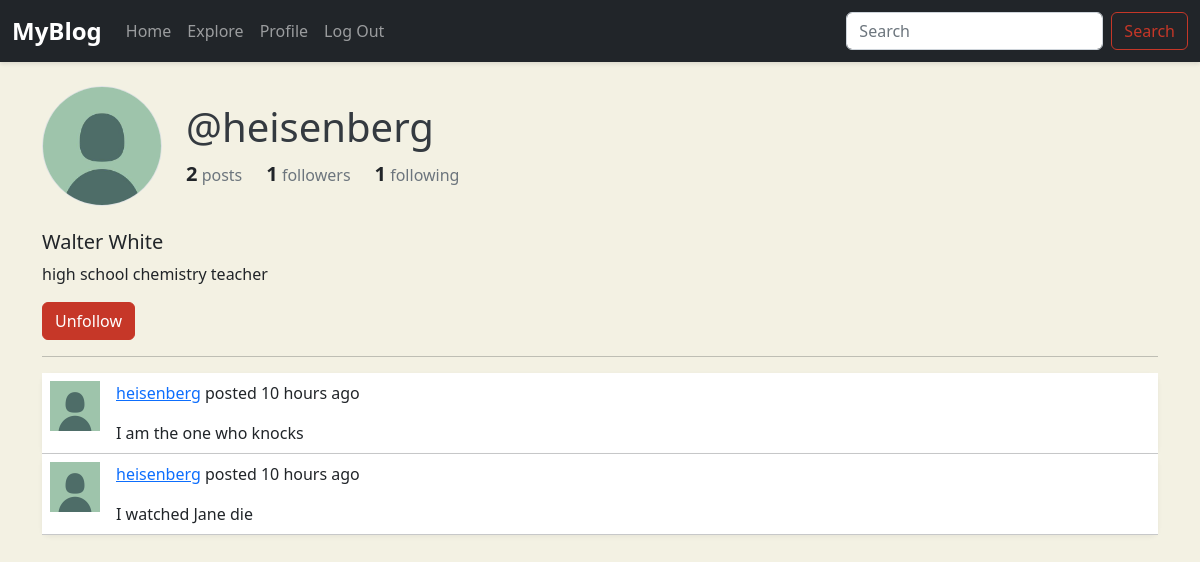
The page /profile/heisenberg (signed in) on the database its author committed.
### tables this page shows
CREATE TABLE users (
id INTEGER PRIMARY KEY AUTOINCREMENT,
username TEXT UNIQUE NOT NULL,
hash TEXT NOT NULL,
name TEXT,
bio TEXT,
pfp TEXT);

CREATE TABLE posts (
id INTEGER PRIMARY KEY AUTOINCREMENT,
user_id INTEGER NOT NULL,
content TEXT NOT NULL,
post_time TIMESTAMP DEFAULT CURRENT_TIMESTAMP,
FOREIGN KEY (user_id) REFERENCES users(id) ON DELETE CASCADE);

### app.py (the view)
@app.route("/profile/<username>", methods=["GET", "POST"])
@login_required
def user_profile(username):
    db = get_db()
    cursor = db.cursor()
    cursor.execute("SELECT id, username, name, bio, pfp FROM users WHERE username = ?", (username,))
    details = cursor.fetchall()
    if not details:
        return apology("Username doesn't exist")
    details = details[0]
    form = EditProfileForm()
    if form.validate_on_submit():
        if session["user_id"] != details["id"]:
            return apology("Forbidden Access")
        name = form.name.data.strip() or None
        bio = form.bio.data.strip() or None
        pfp = request.form.get("pfp", details["pfp"])
        if not pfp_check(pfp):
            return apology("Invalid Request")
        db.execute("UPDATE users SET name = ?, bio = ?, pfp = ? WHERE id = ?", (name, bio, pfp, session["user_id"]))
        db.commit()
        return redirect(f"/profile/{username}")
    else:
        form.bio.data = details["bio"]
        follow_form = FollowForm()
        cursor.execute("SELECT 1 FROM follows WHERE (follower_id = ?) AND (follows_id = ?)", (session["user_id"], details["id"]))
        follow_bool = bool(cursor.fetchone())
        count = {}
        cursor.execute("SELECT COUNT(*) AS posts FROM posts WHERE user_id = ?", (details["id"],))
        count["posts"] = cursor.fetchone()["posts"]
        cursor.execute("SELECT COUNT(*) AS 'followers' FROM follows WHERE follows_id = ?", (details["id"],))
        count["followers"] = cursor.fetchone()["followers"]
        cursor.execute("SELECT COUNT(*) AS 'following' FROM follows WHERE follower_id = ?", (details["id"],))
        count["following"] = cursor.fetchone()["following"]
        page = int(request.args.get("page", 1))
        per_page = 3
        offset = (page - 1) * per_page
        cursor.execute("SELECT posts.id, username, content, post_time, users.pfp FROM posts JOIN users ON users.id = user_id WHERE username = ? ORDER BY post_time DESC LIMIT ? OFFSET ?", (username, per_page, offset))
        posts = cursor.fetchall()
        for i in range(len(posts)):
            posts[i] = dict(posts[i])
            post = posts[i]
            post["post_time"] = time_ago(post["post_time"])
        cursor.execute("SELECT COUNT(*) FROM posts WHERE user_id = ?", (details["id"],))
        total_posts = cursor.fetchone()[0]
        total_pages = (total_posts + per_page - 1) // per_page
        return render_template("profile.html", count=count, details=details, posts=posts, user_id=session["user_id"], form=form, follow_form=follow_form, follow_bool=follow_bool, page=page, total_pages=total_pages)

### app.py
class EditProfileForm(FlaskForm):
    name = StringField("Name", validators=[Length(max=50)])
    bio = TextAreaField("Bio", validators=[Length(max=300)])
    submit = SubmitField("Submit")

class FollowForm(FlaskForm):
    submit = SubmitField("Submit")

### app.py (called while the page is built)
@app.teardown_appcontext # this will automatically close the db connection after each request
def close_connection(exception):
    db = g.pop('db', None)
    if db is not None:
        db.close()

### helper.py (called while the page is built)
def get_db():
    if 'db' not in g:  # 'g' is a temporary storage object
        g.db = connect("blog.db") # 'db' is an attribute in which we are going to store the connection
        g.db.row_factory = Row  #rows will be a list while row will be an object
    return g.db

def login_required(main): # decorator function
    @wraps(main) # helps in importing some meta data to the inner function --> no use, it just makes stuff easier for the intepreter
    def inner(*args, **kwargs):  # args and kwargs already represent the arguements the main arguement recieves
        if not session.get("user_id"):
            return redirect("/login")
        return main(*args, **kwargs)
    return inner

def time_ago(post_time):
    post_time = datetime.strptime(post_time, "%Y-%m-%d %H:%M:%S").replace(tzinfo=timezone.utc)
    now = datetime.now(timezone.utc)
    seconds = int((now - post_time).total_seconds())
    if seconds < 60:
        return f"{seconds} seconds" if (seconds != 1) else f"{seconds} second"
    elif seconds < 60*60:
        minutes =  seconds // 60
        return f"{minutes} minutes" if (minutes > 1) else f"{minutes} minute"
    elif seconds < 60*60*24:
        hours = seconds // (60 * 60)
        return f"{hours} hours" if (hours > 1) else f"{hours} hour"
    else:
        days = seconds // (60*60*24)
        return f"{days} days" if (days > 1) else f"{days} day"

### templates/profile.html (shortened to what this page needs)
{% extends "layout.html" %}
{% block body %}
    <div class="container py-4">
        <div class="row align-items-center mb-4">
            <div class="col-auto">
                <img src="{{ details.pfp }}"
                    alt="Profile Picture"
                    class="rounded-circle border"
                    style="width: 120px; height: 120px;">
            </div>
            <div class="col">
                <h1 class="mb-2">@{{ details.username }}</h1>
                <div class="d-flex flex-wrap gap-4 text-muted">
                    <div>
                        <span class="fs-5 fw-semibold text-dark">{{ count.posts }}</span> posts
                    </div>
                    <div>
                        <span class="fs-5 fw-semibold text-dark">{{ count.followers }}</span> followers
                    </div>
                    <div>
                        <span class="fs-5 fw-semibold text-dark">{{ count.following }}</span> following
                    </div>
                </div>
            </div>
        </div>
        {% if details.name %}
            <h5>{{ details.name }}</h5>
        {% endif %}
        {% if details.bio %}
            <div class="mb-3">
                {{ details.bio }}
            </div>
        {% endif %}
        {% if details.id == user_id %}
            <div class="mb-3">
                <button class="btn btn-success" type="button" data-bs-toggle="collapse" data-bs-target="#collapseExample" aria-expanded="false" aria-controls="collapseExample">
                    Edit Profile
                </button>
            </div>
            <div class="collapse" id="collapseExample">
                <form action="/profile/{{ details.username }}" method="post" novalidate>
                    {{ form.hidden_tag() }}
                    <div class="mb-3">
                        <label class="form-label">name</label>
                        {% if details.name %}
                            {{ form.name(autocomplete="off", class="form-control w-auto", value=details.name) }}
                        {% else %}
                            {{ form.name(autocomplete="off", class="form-control w-auto") }}
                        {% endif %}
                        {% for error in form.name.errors %}
                            <div class="invalid-feedback d-block">
                                {{ error }}
                            </div>
                        {% endfor %}
                    </div>
                    <div class="mb-3">
                        <label class="form-label">bio</label>
                        {{ form.bio(class="form-control", rows="3", maxlength=300) }}
                        {% for error in form.bio.errors %}
                            <div class="invalid-feedback d-block">
                                {{ error }}
                            </div>
                        {% endfor %}
                    </div>
                    <style>
                        .avatar-option {
                            position: relative;
                            cursor: pointer;
                            transition: transform 0.2s ease;
                        }
                        .avatar-option:hover {
                            transform: scale(1.1);
                        }
                        .avatar-option img {
                            width: 80px;
                            height: 80px;
                            border-radius: 50%;
                            border: 3px solid transparent;
                        }
                        .avatar-option input:checked + label img {
                            border-color: #28a745;
                            box-shadow: 0 0 10px rgba(40, 167, 69, 0.6);
                        }
                        .avatar-option input:checked{
                            display: block;
                        }
                    </style>
                    <div class="container text-center">
                        <h5 class="mb-4">Choose Your Avatar</h5>
                        <div class="d-flex justify-content-center gap-3 flex-wrap">
                            {% for i in range(1, 8) %}
                            <div class="col-4 col-sm-2 avatar-option">
                                <input type="radio" class="btn-check" name="pfp" id="pfp{{ i }}" value="/static/images/{{ i }}.jpg" autocomplete="off">
                                <label for="pfp{{ i }}">
                                    <img src="{{ url_for('static', filename='images/' ~ i ~ '.jpg') }}">
                                </label>
                            </div>
                            {% endfor %}
                        </div>
                    </div>
                    <div class="mb-3">
                        {{ form.submit(class="btn btn-success") }}
                    </div>
                </form>
            </div>
        {% else %}
            <div class="mb-3">
                <form action="/follow/{{ details.username }}" method="post">
                    {% if not follow_bool %}
                        {{ follow_form.submit(value="Follow", class="btn btn-success") }}
                    {% else %}
                        {{ follow_form.submit(value="Unfollow", class="btn btn-success") }}
                    {% endif %}
                </form>
            </div>
        {% endif %}
        <hr>
        {% set path = '/profile/' ~ details.username %}
        {% include 'posts.html' %}
    </div>
{% endblock %}

### templates/layout.html (shortened to what this page needs)
<!DOCTYPE html>
<html>
    <head>
        <link href="https://cdn.jsdelivr.net/npm/bootstrap@5.2.3/dist/css/bootstrap.min.css" rel="stylesheet">
        <link href="https://cdn.jsdelivr.net/npm/bootstrap-icons@1.10.5/font/bootstrap-icons.css" rel="stylesheet">
        <link href="/static/styles.css" rel="stylesheet">
    </head>
    <body>
        {% include "nav.html" %}
        {% block body %}
        {% endblock %}
    </body>
</html>

### templates/nav.html (shortened to what this page needs)
<nav class="navbar navbar-expand-lg navbar-dark bg-dark">
    <div class="container-fluid">
        <div class="navbar-brand" href="/">MyBlog</div>
        <div class="collapse navbar-collapse" id="navbarSupportedContent">
            {% if session["user_id"] %}
                <ul class="navbar-nav me-auto mb-2 mb-lg-0">
                    <li class="nav-item">
                        <a class="nav-link" aria-current="page" href="/">Home</a>
                    </li>
                    <li class="nav-item">
                        <a class="nav-link" href="/explore">Explore</a>
                    </li>
                    <li class="nav-item">
                        <a class="nav-link" href="/profile">Profile</a>
                    </li>
                    <li>
                        <a class="nav-link" href="/logout">Log Out</a>
                    </li>
                </ul>
                <form action="/search" class="d-flex" method="get" role="search">
                    <input autocomplete="off" class="form-control me-2" name="q" type="search" placeholder="Search" aria-label="Search" required>
                    <button class="btn btn-outline-success" type="submit">Search</button>
                </form>
            {% endif %}
        </div>
    </div>
</nav>

### templates/posts.html (shortened to what this page needs)
<table class="table table-hover" id="posts" valign="top">
    {% for post in posts %}
        <tr>
            <td style="width: 60px;">
                <img src="{{ post.pfp }}" style="width: 50px; height: 50px;">
            </td>
            <td>
                <p>
                    <a href="/profile/{{ post.username }}">{{ post.username }}</a>
                    posted {{ post.post_time }} ago
                </p>
                {{ post.content }}
            </td>
            <td style="width: 1%; white-space: nowrap;">
            </td>
        </tr>
    {% endfor %}
</table>

### static/styles.css (style rules this page uses)
body { background-color: #f3f1e3; font-family: 'Segoe UI', Tahoma, Geneva, Verdana, sans-serif; }
.navbar { box-shadow: 0 2px 4px rgba(0,0,0,0.1); }
.navbar-brand { font-weight: bold; font-size: 1.5rem; }
h1, h2, h3 { color: #343a40; }
#posts tr { background-color: #ffffff; border-radius: 8px; box-shadow: 0 2px 5px rgba(0,0,0,0.05); margin-bottom: 1rem; padding: 1rem; border: #21252940; transition: background-color 0.2s ease; border-color: #21252940; }
.btn-outline-success { transition: background-color 0.2s ease, color 0.2s ease; --bs-btn-color: #c63728; --bs-btn-border-color: #c63728; --bs-btn-hover-color: #fff; --bs-btn-hover-bg: #c63728; --bs-btn-hover-border-color: #c63728; -bs-btn-active-color: #fff; --bs-btn-active-bg: #c63728; --bs-btn-active-border-color: #c63728; }
.btn-success { --bs-btn-color: #fff; --bs-btn-bg: #c63728; --bs-btn-border-color: #c63728; --bs-btn-hover-color: #fff; --bs-btn-hover-bg: #a93124; --bs-btn-hover-border-color: #a93124; --bs-btn-active-color: #fff; --bs-btn-active-bg: #a93124; --bs-btn-active-border-color: #a93124; }
.text-muted { color: #6c757d !important; }
#posts td { vertical-align: top; }

### rows shown on the page
users: pfp (picture), username "heisenberg", name "Walter White", bio "high school chemistry teacher"
posts: pfp (picture), username "heisenberg", post_time "10 hours", content "I am the one who knocks"
posts: pfp (picture), username "heisenberg", post_time "10 hours", content "I watched Jane die"

### other values the page prints
{{ count.posts }} "2"
{{ count.followers }} "1"
{{ count.following }} "1"
